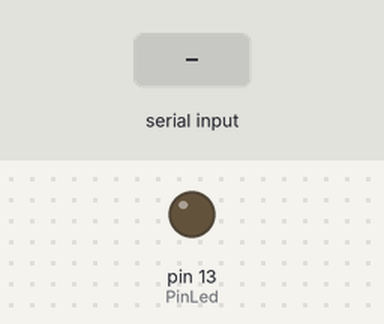
A sketch run on a simulated Arduino Uno, built with avr-gcc and run on an emulated ATmega328P. On the bench: output pins drawn as LEDs (lit = HIGH). Inputs (shaded band) come from the test bench.

Above: at 1.2 s.
1.3 s: byte 30 received over Serial
At 2.0 s:
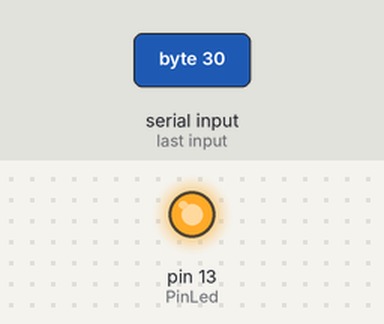
Timing chart, 0 to 4.3 s (numbered marks = the images above; inputs shaded):
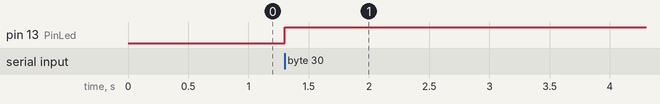

Measured:
- after the input at 1.3 s, pin 13 (PinLed): LOW → HIGH at once

The sketch:

HolaMundiArduiniEnglish.ino
```cpp
int PinLed = 13;
boolean Estado = false;
void setup() {
  pinMode(PinLed, OUTPUT);
  Serial.begin(9600);
}

void loop() {
  if (Serial.available() > 0) {
    char Data = Serial.read();
    Estado = !Estado;
    if (Estado) {
      digitalWrite(PinLed, 1);
    }
    else {
      digitalWrite(PinLed, 0);
    }
  }
}
```
